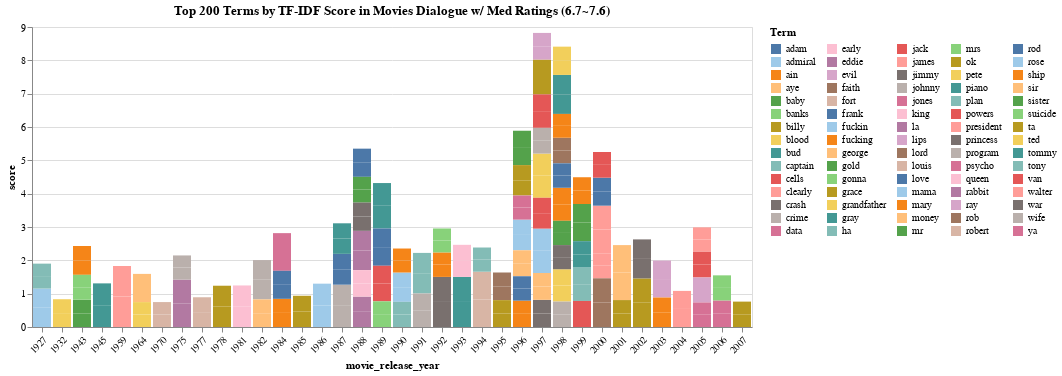

The cell this chart's notebook holds for it:
### Code cell
data = tfidf_df[(tfidf_df['is_year'] == 0) & (tfidf_df['is_name'] == 0)].head(200).reset_index(drop=True)
selection = alt.selection_point(fields=['term'], bind='legend')

chart = alt.Chart(data).mark_bar().encode(
    y='score',
    x=alt.X('movie_release_year:N', axis=alt.Axis(labelAngle=-45)),
    color=alt.Color('term', legend=alt.Legend(title='Term', orient='right', symbolLimit=len(data['term'].unique()), columns=5), scale=alt.Scale(scheme='tableau20')),
    tooltip=['term', 'score', 'movie_release_year'],
    opacity=alt.condition(selection, alt.value(1), alt.value(0.2))
).add_params(selection).properties(
    title='Top 200 Terms by TF-IDF Score in Movies Dialogue w/ Med Ratings (6.7~7.6)'
)

chart

### Figure 1 — Vega-Lite specification as saved in the notebook (floating-point values rounded to 4 significant figures; data arrays with more than 128 entries replaced by an {"elided": "..."} marker saying what was removed)
{"config": {"view": {"continuousWidth": 300, "continuousHeight": 300}}, "data": {"name": "data-2a9e875d079e67b4beee1bf0842942a6"}, "mark": {"type": "bar"}, "encoding": {"color": {"field": "term", "legend": {"columns": 5, "orient": "right", "symbolLimit": 75, "title": "Term"}, "scale": {"scheme": "tableau20"}, "type": "nominal"}, "opacity": {"condition": {"param": "param_2", "value": 1}, "value": 0.2}, "tooltip": [{"field": "term", "type": "nominal"}, {"field": "score", "type": "quantitative"}, {"field": "movie_release_year", "type": "quantitative"}], "x": {"axis": {"labelAngle": -45}, "field": "movie_release_year", "type": "nominal"}, "y": {"field": "score", "type": "quantitative"}}, "params": [{"name": "param_2", "select": {"type": "point", "fields": ["term"]}, "bind": "legend"}], "title": "Top 200 Terms by TF-IDF Score in Movies Dialogue w/ Med Ratings (6.7~7.6)", "$schema": "https://vega.github.io/schema/vega-lite/v5.16.3.json", "datasets": {"data-2a9e875d079e67b4beee1bf0842942a6": {"elided": "200 records"}}}
